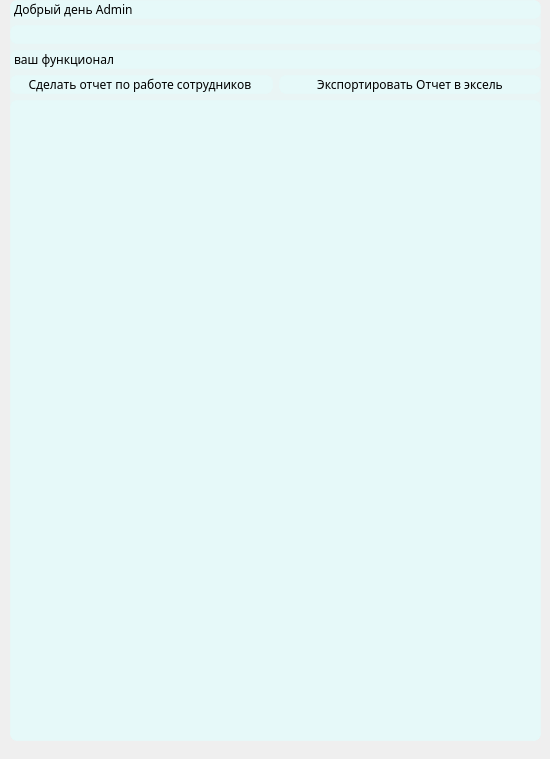
<?xml version="1.0" encoding="UTF-8"?>
<ui version="4.0">
 <class>Dialog</class>
 <widget class="QDialog" name="Dialog">
  <property name="enabled">
   <bool>true</bool>
  </property>
  <property name="geometry">
   <rect>
    <x>0</x>
    <y>0</y>
    <width>550</width>
    <height>759</height>
   </rect>
  </property>
  <property name="minimumSize">
   <size>
    <width>550</width>
    <height>660</height>
   </size>
  </property>
  <property name="maximumSize">
   <size>
    <width>12312312</width>
    <height>16777215</height>
   </size>
  </property>
  <property name="windowTitle">
   <string>Dialog</string>
  </property>
  <property name="styleSheet">
   <string notr="true">background-color: qlineargradient(spread:pad, x1:1, y1:1, x2:0, y2:0, stop:0 rgba(	255, 0, 0, 255), stop:0.427447 rgba(139, 0, 0, 125), stop:1 rgba(155, 79, 165, 255));
font-famaly: Roboto Flex;</string>
  </property>
  <widget class="QWidget" name="widget" native="true">
   <property name="enabled">
    <bool>true</bool>
   </property>
   <property name="geometry">
    <rect>
     <x>10</x>
     <y>0</y>
     <width>531</width>
     <height>741</height>
    </rect>
   </property>
   <property name="font">
    <font>
     <family>Roboto Flex</family>
     <hintingpreference>PreferNoHinting</hintingpreference>
    </font>
   </property>
   <property name="tabletTracking">
    <bool>false</bool>
   </property>
   <property name="layoutDirection">
    <enum>Qt::LayoutDirection::LeftToRight</enum>
   </property>
   <property name="autoFillBackground">
    <bool>false</bool>
   </property>
   <property name="styleSheet">
    <string notr="true">background-color:rgba(225,255,255,100);
border: 1px  solid rgba(225,255,255,40);
border-radius: 7px;</string>
   </property>
   <layout class="QVBoxLayout" name="verticalLayout">
    <item>
     <widget class="QLabel" name="label">
      <property name="text">
       <string>Добрый день Admin</string>
      </property>
     </widget>
    </item>
    <item>
     <widget class="QPushButton" name="pushButton_3">
      <property name="text">
       <string/>
      </property>
     </widget>
    </item>
    <item>
     <widget class="QLabel" name="label_2">
      <property name="text">
       <string>ваш функционал</string>
      </property>
     </widget>
    </item>
    <item>
     <layout class="QHBoxLayout" name="horizontalLayout">
      <item>
       <widget class="QPushButton" name="pushButton">
        <property name="autoFillBackground">
         <bool>false</bool>
        </property>
        <property name="text">
         <string>Сделать отчет по работе сотрудников </string>
        </property>
       </widget>
      </item>
      <item>
       <widget class="QPushButton" name="pushButton_2">
        <property name="text">
         <string>Экспортировать Отчет в эксель</string>
        </property>
       </widget>
      </item>
     </layout>
    </item>
    <item>
     <widget class="QTableView" name="tableView">
      <property name="styleSheet">
       <string notr="true">QTibleView{
background-color:rgba(255,255,255,30);
border:1px solid rgba(255,255,255,40);
border-botton-right-radius:7px;
border-botton-left-radius:7px;
}

QTableView::section {
background-color:rgba(53,53,53);
color:black;
border:none;
height:50px;
font-size:14pt;
}
QTibleView::item{
border-style:none;
border-botton:rgba(255,255,255,50);
}
QTibleVIew::item:selected{
border:none;
color:rgba(255,255,255,50);
background-color:rgba(255,255,255,50);
}
</string>
      </property>
     </widget>
    </item>
   </layout>
  </widget>
 </widget>
 <resources/>
 <connections/>
</ui>
